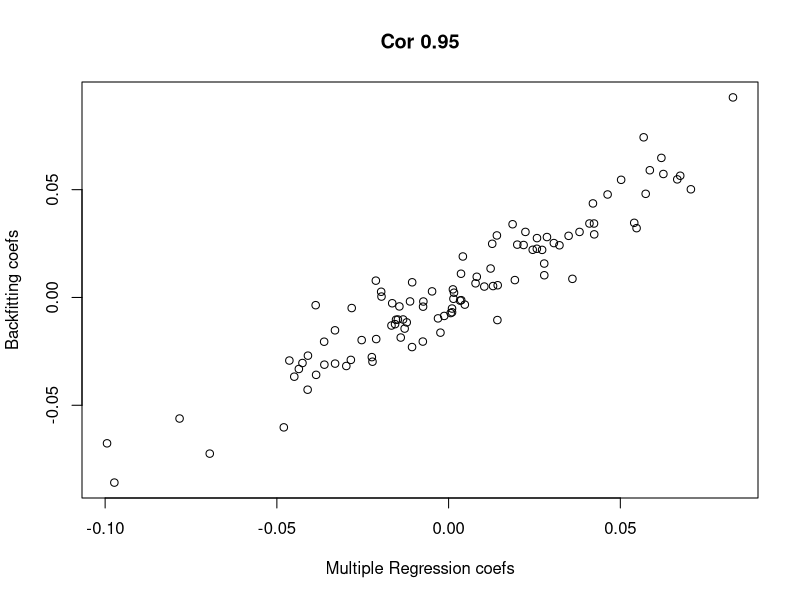
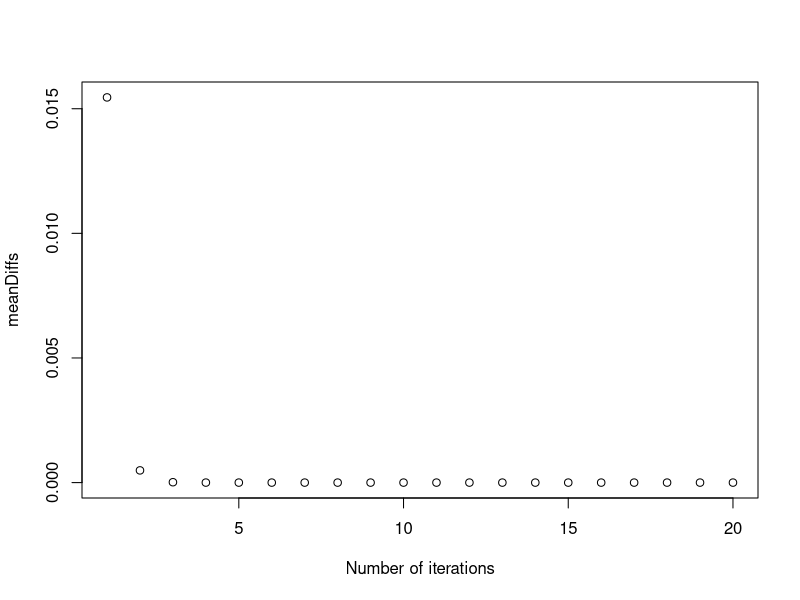

Write the R code that produced these figures, in order.
rm(list = ls())
set.seed(123)

# Some norm data
mymat <- matrix(data = rnorm(n = 100*1000), nrow = 1000, ncol = 100)
y <- rnorm(n = 1000)

# Initialize betas table
nIterations <- 20
betas <- matrix(data = NA, nrow = nIterations, ncol = ncol(mymat))
rownames(betas) <- paste("Iter", 1:nIterations, sep = ".")
colnames(betas) <- c(paste("beta", 1:ncol(mymat), sep = "."))
beta0 <- rep(NA, times = nIterations)

# Initialize all betas of the first iteration but one
betas[1, ] <- c(NA, rnorm(n = ncol(betas)-1))

# First iterations
for(j in 1:ncol(mymat)){
    a <- y - betas[1, -j] * mymat[, -j] 
    betas[1, j] <- lm(a ~ mymat[, j])$coef[2]
}
beta0[1] <- lm(a ~ mymat[, j])$coef[1]

for(i in 2:nIterations){
    cat(i, "\n")
    for(j in 1:ncol(mymat)){
        a <- y - betas[i - 1, -j] * mymat[, -j] 
        betas[i, j] <- lm(a ~ mymat[, j])$coef[2]
    }
    beta0[i] <- lm(a ~ mymat[, j])$coef[1]
    
}

# Regular Fitting
fit.lm <- lm(y ~ mymat)

# Compare coefficients
plot(x = coef(fit.lm), y = c(beta0[nIterations], betas[nIterations, ]),
     xlab = "Multiple Regression coefs", ylab = "Backfitting coefs", 
     main = paste("Cor", round(x = cor(x = coef(fit.lm), 
                                       y = c(beta0[nIterations],
                                             betas[nIterations, ])),
                               digits = 2)))

# Necessary steps
# Mean differences from the last iteration
meanDiffs <- apply(X = betas, MARGIN = 1, FUN = function(ri){
    mean(abs(betas[20, ] - ri))
})

plot(meanDiffs, xlab = "Number of iterations")



sum(betas[20, ] - betas[15, ] == 0)








